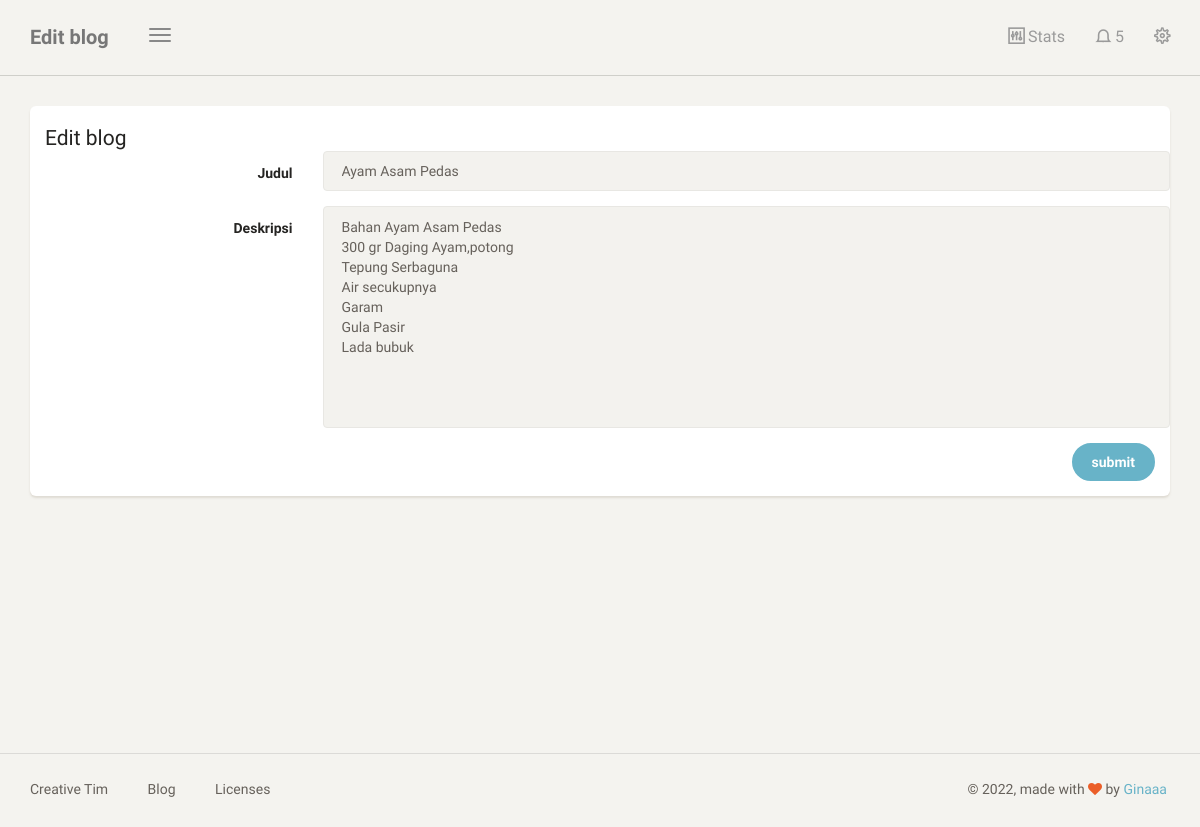
The page /dashboard/blog/edit/2 (signed in) on the database its author committed.
### blog/models.py (models this page shows, shortened)
class Blog(models.Model):
    nama = models.CharField(max_length=100, blank=True, null=True)
    judul = models.CharField(max_length=100)
    deskripsi = models.TextField()
    kategori = models.ForeignKey(Kategori, on_delete=models.CASCADE)
    date = models.DateTimeField(auto_now_add=True)
    class Meta:
        ordering = ['-date']
        verbose_name_plural = "Blog"

### blog/views.py (the view, shortened to what this page needs)
# urls.py: path('blog/edit/<str:id>',edit_blog, name='edit_blog'),
@login_required
def edit_blog(request, id):
    template_name = "back/edit_blog.html"
    a = Blog.objects.get(id=id)
    context = {
        'title' : 'Edit blog',
        'blog':a,
    }
    return render (request, template_name, context)

### templates/back/edit_blog.html (shortened to what this page needs)
{% extends 'back/base.html'%}
{% block content %}
<div class="content">
    <div class="container-fluid">
        <div class="row">
        <div class="col-md-12">
                <div class="card">
                    <form class="form-horizontal" method="POST">
                        <div class="card-header">
                            <h4 class="card-title">
                                {{title}}
                            </h4>
                        </div>
                            <div class="form-group">
                                <label class="col-md-3 control-label">Judul</label>
                                <div class="col-md-9">
                                    <input name= "judul" type="text" placeholder="Judul blog" class="form-control", value="{{blog.judul}}">
                                </div>
                            </div><div class="form-group">
                                <label class="col-md-3 control-label">Deskripsi</label>
                                <div class="col-md-9">
                                    <textarea name="deskripsi" id="" cols"30" rows="10" class="form-control">{{blog.deskripsi}}</textarea>
                                </div>
                            </div>
                        <div class="card-footer text-right">
                            <div class="form-group">
                                <label class="col-md-3"></label>
                                <div class="col-md-9">
                                    <button type="submit" class="btn btn-fill btn-info">
                                        submit
                                    </button>
                                </div>
                            </div>
                        </div>
                    </form>
                </div>
            </div>
        </div>
    </div>
</div>
{% endblock content %}

### rows shown on the page
Blog: judul "Ayam Asam Pedas", deskripsi "Bahan Ayam Asam Pedas 300 gr Daging Ayam,potong Tepung Serbaguna Air secukupnya Garam Gula Pasir Lada bubuk"

### other values the page prints
{{ title }} "Edit blog"
